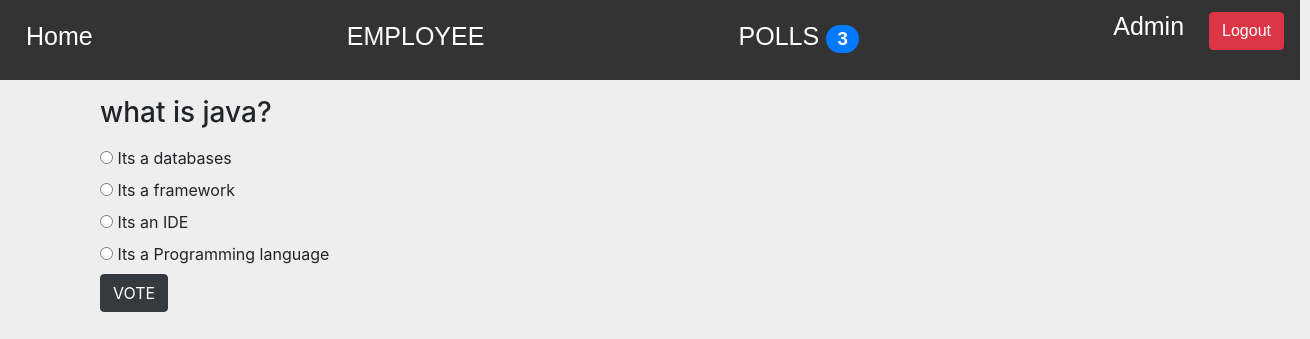
Screenshot of /poll/8/ (signed in) with the database file from the repository.
### poll/models.py (models this page shows, shortened)
class Question(models.Model):
    title = models.TextField(null=True,blank=True)
    Status = models.CharField(default='inactive', max_length=10)
    created_by = models.ForeignKey(User, null=True, blank=True, on_delete=models.CASCADE)
    start_date = models.DateTimeField(null=True,blank=True)
    end_date = models.DateTimeField(null=True,blank=True)
    created_at = models.DateTimeField(auto_now_add=True)
    updated_at = models.DateTimeField(auto_now=True)
    @property
    def choices(self):
        return self.choice_set.all()

class Choice(models.Model):
    question = models.ForeignKey('poll.Question', on_delete=models.CASCADE)
    text = models.TextField(null=True, blank=True)
    created_at = models.DateTimeField(auto_now_add=True)
    updated_at = models.DateTimeField(auto_now=True)

### poll/views.py (the view)
# urls.py: path('<int:id>/', vote_poll, name="poll_vote"),
@login_required(login_url="/login/")
def vote_poll(request, id=None):
    context = {}
    try:
        question = Question.objects.get(id=id)
    except:
        raise Http404
    context["question"] = question
    if request.method == "POST":
        user_id = 1
        data = request.POST
        ret = Answer.objects.create(user_id=user_id, choice_id=data['choice'])
        if ret:
            return HttpResponseRedirect(reverse('poll_details', args=[question.id]))
        else:
            context["error"] = "Your vote is not done successfully"
            return render(request, 'polls/poll.html', context)
    else:
        return render(request, 'polls/poll.html', context)

### poll/context_processors.py (called while the page is built)
def polls_count(request):
    count = Question.objects.count()
    return {"polls_count":count}

### poll/templatetags/poll_extras.py (called while the page is built)
def upper(value):
    return value.upper()

### ems/templates/polls/poll.html (shortened to what this page needs)
{% extends 'base.html' %}
{% block content %}
    <p>
        <h3>{{question.title}}</h3>
    </p>
	<form method="POST" action="{% url 'poll_vote' question.id %}">
	{% for choice in question.choices %}
		<div class="radio">
            <label>
                <input type="radio" name="choice" value="{{choice.id}}">
                {{choice.text}}
            </label>
        </div>
	{% empty %}
		<p> There is no choice available for this question.</p>
	{% endfor %}
		<button class="btn btn-dark" type="submit" value="Vote">VOTE</button>
	</form>
{% endblock content %}

### ems/templates/header.html (shortened to what this page needs)
{% load poll_extras %}
<!DOCTYPE html>
<html>
<head>
<link rel="stylesheet" href="https://cdnjs.cloudflare.com/ajax/libs/font-awesome/4.7.0/css/font-awesome.min.css">
</head>
<body>
<div class="navbar">
  <a href="#home">Home</a>
  <a href="{% url 'employee_list' %}">{{ "employee" | upper }}</a>
  <a href="{% url 'polls_list' %}">{{ "Polls" | upper }}
  <span class="badge badge-primary badge-pill">{{polls_count}}</span>
  </a>
  <div class="text-right">
  <form method="POST" action="/logout/">
		<a href="{% url 'my_profile' %}">
		<span class="mr-sm-2" style="color:white">{{request.user.first_name}}</span>
		</a>
		<input type="submit" class="btn btn-danger" value="Logout">
	</form>
  </div>
</div>
</body>
</html>

### ems/static/css/custom.css (style rules this page uses)
body { background: #eee !important; }

### ems/templates/header.html (style rules this page uses)
.navbar { background-color: #333; font-family: Arial, Helvetica, sans-serif; align-items: unset; width:1300px; height:80px; }
.navbar a { color: white; font-size: 25px; color: white; padding: 10px 10px; text-decoration: none; }

### rows the page displays
Question: title "what is java?"
Choice: text "Its a databases"
Choice: text "Its a framework"
Choice: text "Its an IDE"
Choice: text "Its a Programming language"

### other values shown
{{ "employee" | upper }} "EMPLOYEE"
{{ "Polls" | upper }} "POLLS"
{{ polls_count }} "3"
{{ request.user.first_name }} "Admin"
